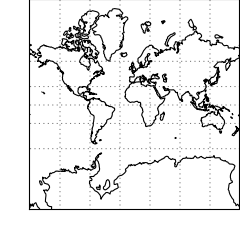

Write Python code to recreate this figure.
import matplotlib.pyplot as plt
import cartopy.crs as ccrs

plt.figure(figsize=(3, 3))
delta = 0.125
ax = plt.axes([0+delta, 0+delta, 1-delta, 1-delta], projection=ccrs.Mercator())
#ax.set_global()
ax.coastlines()
ax.gridlines()
